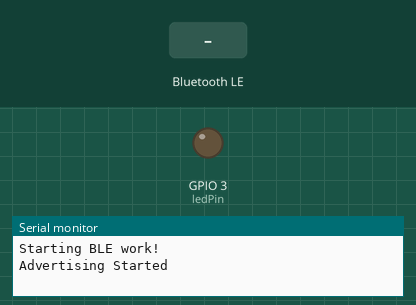
This sketch was run on a simulated ESP32. Shown: output pins drawn as LEDs (lit = HIGH), the last lines printed to the serial monitor. Inputs (shaded band) come from the test bench. Nothing arrives over Bluetooth unless stated; a phone connects over Bluetooth LE 3 s after start.

Above: at 1.2 s.
1.3 s: Bluetooth LE write "ON" received
At 1.8 s:
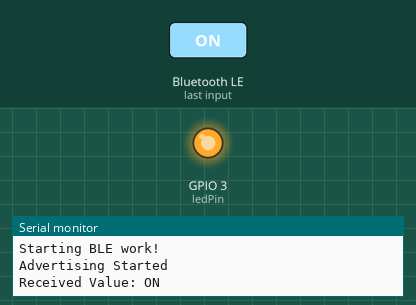
3.0 s: Bluetooth LE write "OFF" received
At 4.1 s:
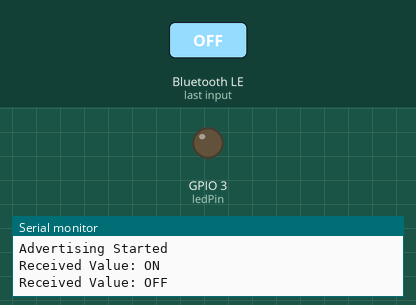
Timing chart, 0 to 6.0 s (numbered marks = the images above; inputs shaded):
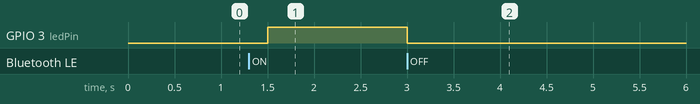

The sketch:

04_BLE_LED.ino
```cpp
#include <BLEDevice.h>
#include <BLEServer.h>
#include <BLEUtils.h>
#include <BLE2902.h>
#include <esp_task_wdt.h>

const int ledPin = 3; //3:ConnectorA 4:ConnectorB

bool bleOn = false;

BLEServer* pServer = NULL;
BLEService* pService = NULL;
BLECharacteristic* pCharacteristic = NULL;

// Service and Characteristic UUIDs
#define SERVICE_UUID        "0000181a-0000-1000-8000-00805f9b34fb" // org.bluetooth.service.environmental_sensing
#define CHARACTERISTIC_UUID "00002A56-0000-1000-8000-00805f9b34fb" // org.bluetooth.characteristic.digital

class MyCallbacks : public BLECharacteristicCallbacks {
  void onWrite(BLECharacteristic *pCharacteristic) {
    String rxValue = pCharacteristic->getValue().c_str();
    if (rxValue.equals("ON")) {
      bleOn = true;
    } else if (rxValue.equals("OFF")) {
      bleOn = false;
    }
    Serial.print("Received Value: ");
    Serial.println(rxValue);
  }
};

void setup() {
  Serial.begin(115200);
  Serial.println("Starting BLE work!");

  // Disable the watchdog timer.
  disableCore0WDT();

  pinMode(ledPin, OUTPUT);
  digitalWrite(ledPin, LOW);

  // Initialize the BLE device
  BLEDevice::init("My BLE Device");

  // Create the BLE Server
  pServer = BLEDevice::createServer();

  // Create the BLE Service
  pService = pServer->createService(SERVICE_UUID);

  // Create a BLE Characteristic
  pCharacteristic = pService->createCharacteristic(
                      CHARACTERISTIC_UUID,
                      BLECharacteristic::PROPERTY_READ   |
                      BLECharacteristic::PROPERTY_WRITE
                    );

  // Set the characteristic's callback
  pCharacteristic->setCallbacks(new MyCallbacks());

  // Start the service
  pService->start();

  // Start advertising
  BLEAdvertising* pAdvertising = BLEDevice::getAdvertising();
  pAdvertising->addServiceUUID(SERVICE_UUID);
  pAdvertising->setScanResponse(true);
  pAdvertising->start();
  Serial.println("Advertising Started");
}

void loop() {
  digitalWrite(ledPin, bleOn ? HIGH : LOW);
  delay(500);
}
```

Measured:
- after the input at 1.3 s, GPIO 3 (ledPin): LOW → HIGH after 0.20 s
- after the input at 3.0 s, GPIO 3 (ledPin): HIGH → LOW at once
